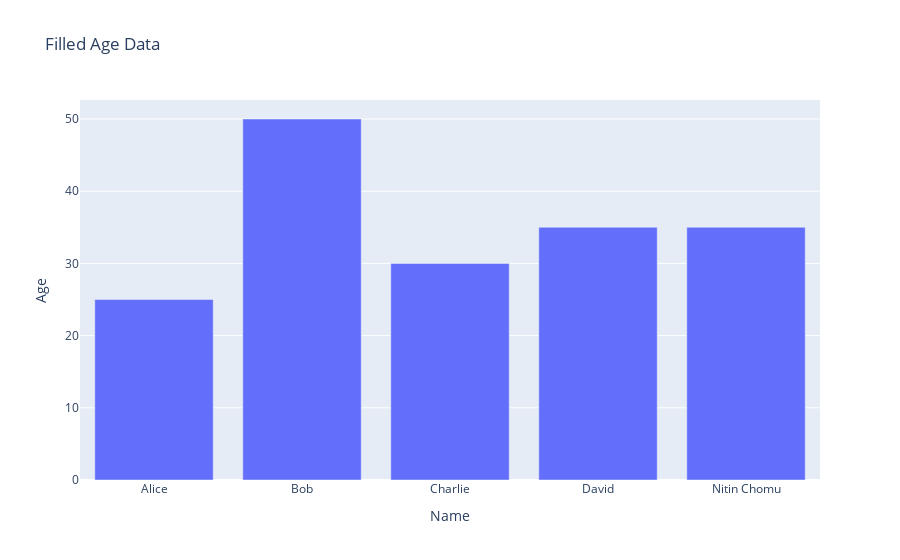

The cell this chart's notebook holds for it:
### Code cell
#Q1 (d) Explain how missing data is handled during data cleaning. Provide an example.
import plotly.express as px
import pandas as pd
import numpy as np

# Create sample data
data = {
    'Name': ['Alice', 'Bob', 'Charlie', 'David', 'Nitin Chomu'],
    'Age': [25, 50, 30, np.nan, np.nan],  # use np.nan for missing values
    'City': ['Delhi', 'Mumbai', '456', 'London', 'Royal Albert Hall']
}

# Create DataFrame
df = pd.DataFrame(data)
print("Original Data:\n", df)

# Drop rows with any missing values
df_dropped = df.dropna()
print("\nAfter Dropping Rows with Missing Values:\n", df_dropped)

# Fill missing values
df_filled = df.copy()
df_filled['Age'].fillna(df['Age'].mean(), inplace=True)  # fill Age with mean
# Assume 'Unknown' as placeholder for missing cities
df_filled['City'].fillna('Unknown', inplace=True)
print("\nAfter Filling Missing Values:\n ", df_filled)
# Example plot: Age vs Name
fig = px.bar(df_filled, x='Name', y='Age', title='Filled Age Data')
fig.show()

### Figure 1 — Plotly figure (JSON) as saved in the notebook; plotly's stock layout.template omitted (floating-point values rounded to 4 significant figures)
{"data": [{"alignmentgroup": "True", "hovertemplate": "Name=%{x}<br>Age=%{y}<extra></extra>", "legendgroup": "", "marker": {"color": "#636efa", "pattern": {"shape": ""}}, "name": "", "offsetgroup": "", "orientation": "v", "showlegend": false, "textposition": "auto", "type": "bar", "x": ["Alice", "Bob", "Charlie", "David", "Nitin Chomu"], "xaxis": "x", "y": [25, 50, 30, 35, 35], "yaxis": "y"}], "layout": {"barmode": "relative", "legend": {"tracegroupgap": 0}, "title": {"text": "Filled Age Data"}, "xaxis": {"anchor": "y", "domain": [0, 1], "title": {"text": "Name"}}, "yaxis": {"anchor": "x", "domain": [0, 1], "title": {"text": "Age"}}}}
